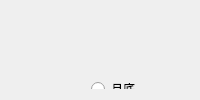
        <widget class="QWidget" name="tb_set_date_of_salary_settlement">
         <attribute name="title">
          <string>设定工资结算的日期</string>
         </attribute>
         <layout class="QGridLayout" name="gridLayout_11">
          <item row="0" column="0">
           <widget class="QWidget" name="w_salary_count" native="true">
            <widget class="QRadioButton" name="rb_month_end">
             <property name="geometry">
              <rect>
               <x>80</x>
               <y>70</y>
               <width>89</width>
               <height>16</height>
              </rect>
             </property>
             <property name="text">
              <string>月底</string>
             </property>
             <property name="checkable">
              <bool>true</bool>
             </property>
            </widget>
            <widget class="QRadioButton" name="rb_month_begin">
             <property name="geometry">
              <rect>
               <x>80</x>
               <y>120</y>
               <width>89</width>
               <height>16</height>
              </rect>
             </property>
             <property name="text">
              <string>月初</string>
             </property>
            </widget>
            <widget class="QRadioButton" name="rb_some_day">
             <property name="geometry">
              <rect>
               <x>80</x>
               <y>170</y>
               <width>89</width>
               <height>16</height>
              </rect>
             </property>
             <property name="text">
              <string>具体某天</string>
             </property>
            </widget>
            <widget class="QLineEdit" name="le_some_day">
             <property name="geometry">
              <rect>
               <x>170</x>
               <y>170</y>
               <width>113</width>
               <height>20</height>
              </rect>
             </property>
            </widget>
            <widget class="QPushButton" name="pb_correct">
             <property name="geometry">
              <rect>
               <x>90</x>
               <y>290</y>
               <width>75</width>
               <height>23</height>
              </rect>
             </property>
             <property name="text">
              <string>确定</string>
             </property>
            </widget>
           </widget>
          </item>
         </layout>
        </widget>
